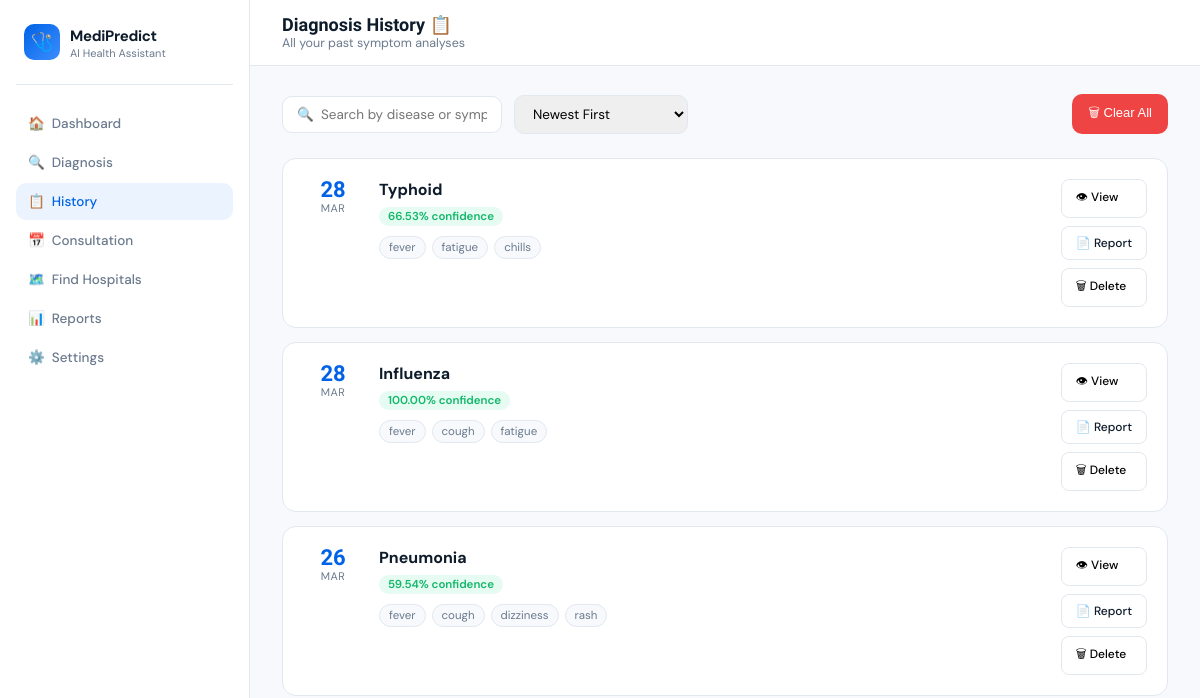
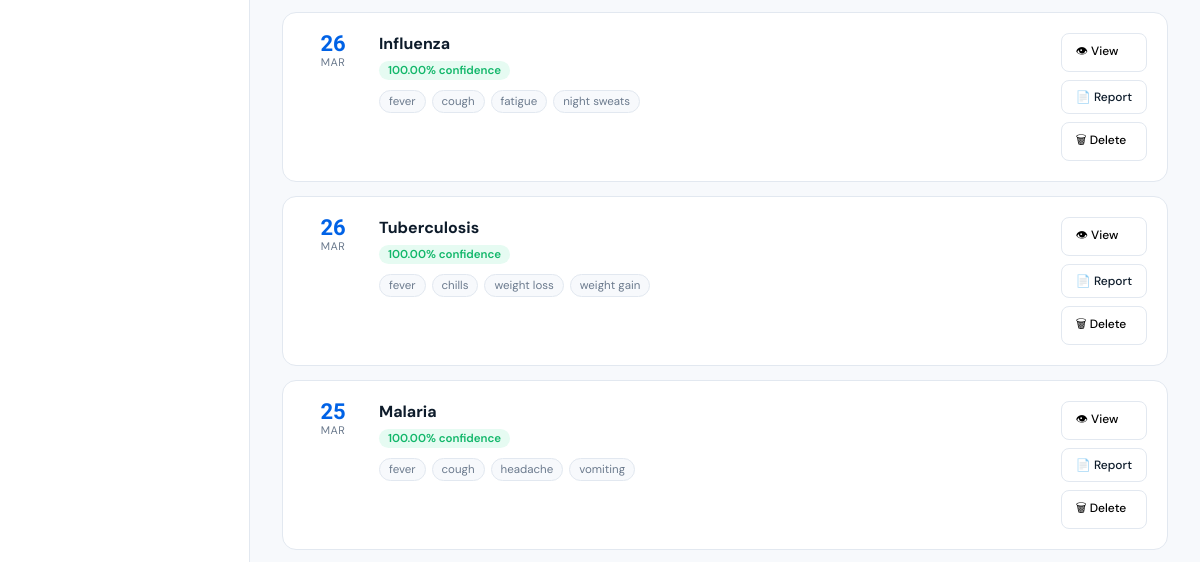
/history (signed in, upper part), run on an earlier commit of the app's database (2 pictures, top to bottom).
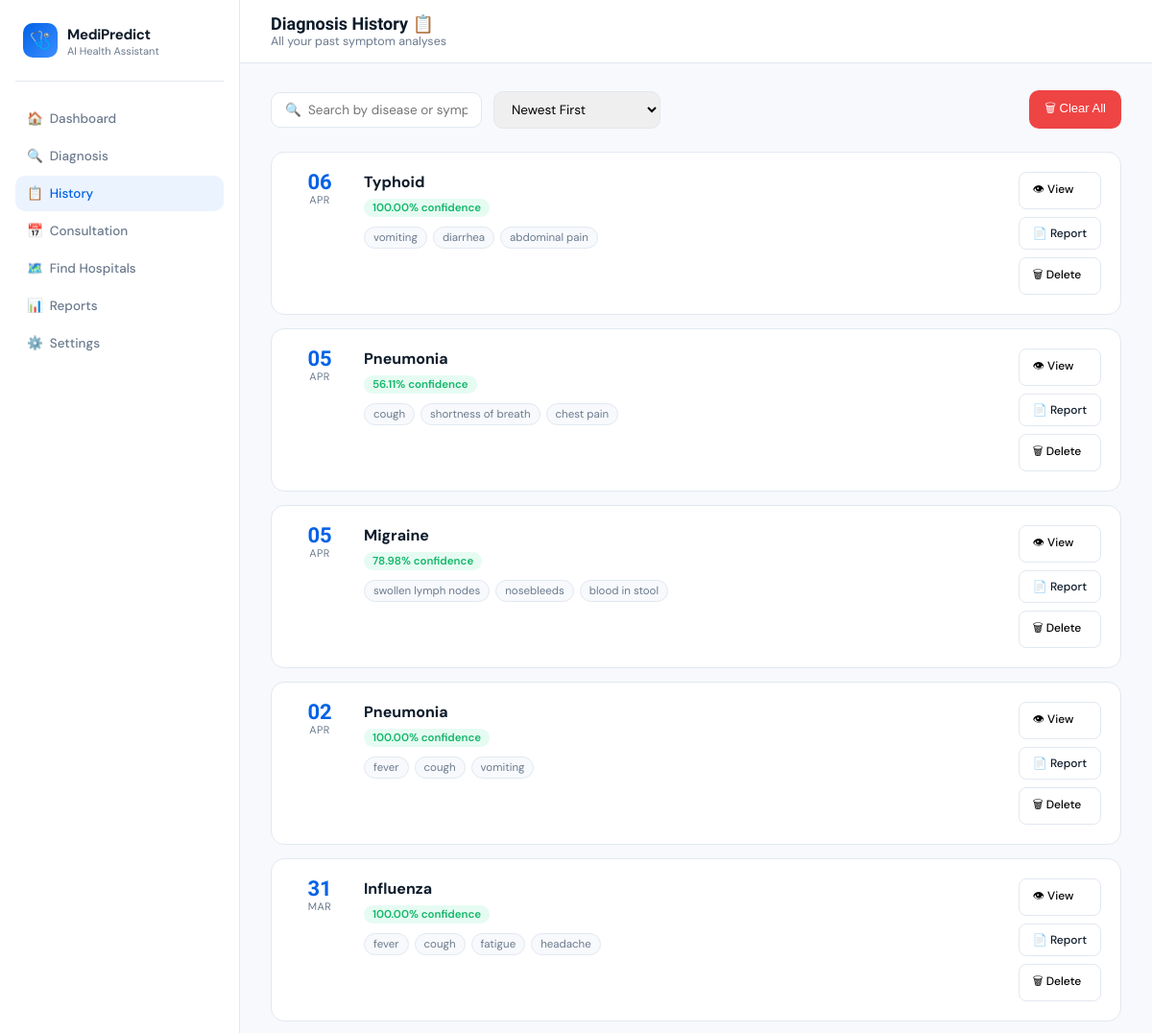
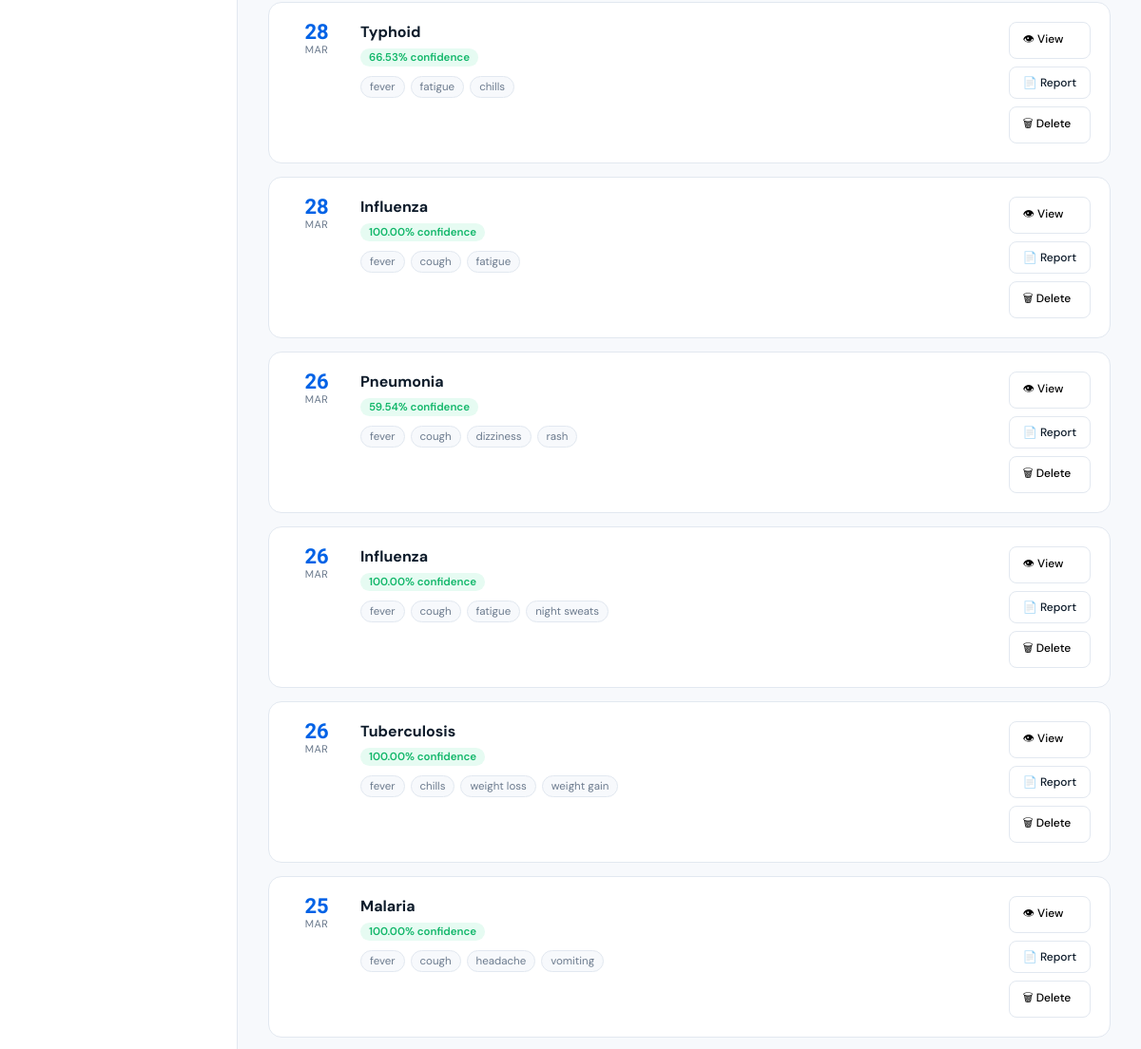
And on a later commit of the database (2 pictures, top to bottom).
### models.py (models this page shows)
class Diagnosis(db.Model):
    __tablename__ = 'diagnoses'
    id          = db.Column(db.Integer,   primary_key=True)
    record_id   = db.Column(db.String(20), unique=True, nullable=False)
    user_id     = db.Column(db.Integer,   db.ForeignKey('users.id'), nullable=False)
    top_disease = db.Column(db.String(100))
    confidence  = db.Column(db.String(20))
    prob_float  = db.Column(db.Float)
    symptoms    = db.Column(db.JSON)
    results     = db.Column(db.JSON)
    created_at  = db.Column(db.DateTime, default=datetime.utcnow)
    user = db.relationship('User', backref=db.backref('diagnoses', lazy=True))
    def to_dict(self):
        return {
            "id":          self.record_id,
            "user_id":     self.user_id,
            "top_disease": self.top_disease  or "",
            "confidence":  self.confidence   or "",
            "prob_float":  self.prob_float   or 0.0,
            "symptoms":    self.symptoms     or [],
            "results":     self.results      or [],
            "date":        self.created_at.strftime("%Y-%m-%d %H:%M") if self.created_at else "",
        }

### app.py (the view)
@app.route("/history")
@login_required
def history_page():
    user    = current_user()
    records = (Diagnosis.query.filter_by(user_id=user.id)
               .order_by(Diagnosis.created_at.desc()).all())
    return render_template("history.html",
                           username=user.username,
                           records=[r.to_dict() for r in records])

### app.py (called while the page is built)
@app.template_filter("format_month")
def format_month(date_str):
    try:
        dt = datetime.datetime.strptime(str(date_str)[:7], "%Y-%m")
        return dt.strftime("%b").upper()
    except Exception:
        return ""

def login_required(f):
    @wraps(f)
    def decorated(*args, **kwargs):
        if "user_id" not in session:
            return redirect(url_for("login"))
        user = current_user()
        if user and user.role == "patient":
            from flask import request as _req
            if _req.endpoint not in ("payment_page", "confirm_order", "logout"):
                if not user.paid:
                    return redirect(url_for("payment_page"))
                if user.expires_at and user.expires_at < datetime.datetime.utcnow():
                    user.paid = False
                    db.session.commit()
                    return redirect(url_for("payment_page"))
        return f(*args, **kwargs)
    return decorated

def current_user():
    uid = session.get("user_id")
    return User.query.get(uid) if uid else None

### templates/History.html (shortened to what this page needs)
<!DOCTYPE html>
<html lang="en">
<head>
</head>
<body>
<div class="layout">
<aside class="sidebar">
  <div class="logo">
    <div class="logo-icon">🩺</div>
    <div><strong>MediPredict</strong><span>AI Health Assistant</span></div>
  </div>
  <nav>
    <a href="/">🏠&nbsp; Dashboard</a>
    <a href="/">🔍&nbsp; Diagnosis</a>
    <a href="/history" class="active">📋&nbsp; History</a>
    <a href="/consultation">📅&nbsp; Consultation</a>
    <a href="/hospitals">🗺️&nbsp; Find Hospitals</a>
    <a href="/reports">📊&nbsp; Reports</a>
    <a href="/settings">⚙️&nbsp; Settings</a>
  </nav>
</aside>
<main class="main">
  <div class="topbar">
    <div><h1>Diagnosis History 📋</h1><p>All your past symptom analyses</p></div>
  </div>
  <div class="content">
    <div class="filter-bar">
      <input type="text" id="searchInput" placeholder="🔍  Search by disease or symptom…" oninput="filterRecords()">
      <select class="filter-select" id="sortSelect" onchange="filterRecords()">
        <option value="newest">Newest First</option>
      </select>
      <button class="clear-btn" onclick="if(confirm('Delete all history?')) clearAll()">🗑 Clear All</button>
    </div>
    <div class="records-grid" id="recordsGrid">
      {% if records %}
        {% for r in records %}
        <div class="record-card" data-id="{{ r.id }}" data-disease="{{ r.top_disease }}"
             data-conf="{{ r.results[0].prob_float if r.results and r.results[0].prob_float is defined else r.confidence | replace('%','') }}"
             data-date="{{ r.date }}">
          <div class="record-date-col">
            <div class="record-day">{{ r.date.split('-')[2].split(' ')[0] }}</div>
            <div class="record-month">{{ r.date | format_month }}</div>
          </div>
          <div class="record-body">
            <div class="record-disease">{{ r.top_disease }}</div>
            <span class="record-confidence">{{ r.confidence }} confidence</span>
            <div class="symptom-tags">
              {% for s in r.symptoms[:6] %}
              <span class="sym-tag">{{ s.replace('_',' ') }}</span>
              {% endfor %}
            </div>
          </div>
          <div class="record-actions">
            <button class="act-btn" onclick="viewDetail('{{ r.id }}')">👁 View</button>
            <a href="/download-report/{{ r.id }}" class="act-btn" style="text-decoration:none;color:inherit;">📄 Report</a>
            <button class="act-btn danger" onclick="deleteRecord('{{ r.id }}', this)">🗑 Delete</button>
          </div>
        </div>
        {% endfor %}
      {% else %}
        <div class="empty-state">
          <div class="icon">🔬</div>
          <h3>No diagnoses yet</h3>
          <p>Run your first analysis on the <a href="/">Dashboard</a> to see results here.</p>
        </div>
      {% endif %}
    </div>
  </div>
</main>
</div>
</body>
</html>

What changed in the data, as far as the page shows it:
added Diagnosis: date "06", date "APR", top_disease "Typhoid", confidence "100.00%", replace "vomiting" "diarrhea" "abdominal pain"
added Diagnosis: date "05", date "APR", top_disease "Pneumonia", confidence "56.11%", replace "cough" "shortness of breath" "chest pain"
added Diagnosis: date "05", date "APR", top_disease "Migraine", confidence "78.98%", replace "swollen lymph nodes" "nosebleeds" "blood in stool"
added Diagnosis: date "02", date "APR", top_disease "Pneumonia", confidence "100.00%", replace "fever" "cough" "vomiting"
added Diagnosis: date "31", date "MAR", top_disease "Influenza", confidence "100.00%", replace "fever" "cough" "fatigue" "headache"
